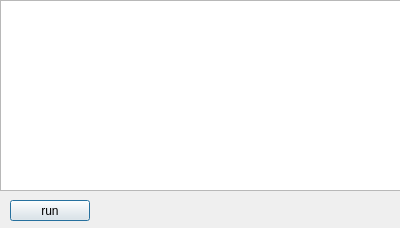
<?xml version="1.0" encoding="UTF-8"?>
<ui version="4.0">
 <class>startprog</class>
 <widget class="QDialog" name="startprog">
  <property name="geometry">
   <rect>
    <x>0</x>
    <y>0</y>
    <width>400</width>
    <height>228</height>
   </rect>
  </property>
  <property name="sizePolicy">
   <sizepolicy hsizetype="Fixed" vsizetype="Fixed">
    <horstretch>0</horstretch>
    <verstretch>0</verstretch>
   </sizepolicy>
  </property>
  <property name="windowTitle">
   <string>Dialog</string>
  </property>
  <widget class="QListWidget" name="progs_l">
   <property name="geometry">
    <rect>
     <x>0</x>
     <y>0</y>
     <width>401</width>
     <height>191</height>
    </rect>
   </property>
  </widget>
  <widget class="QPushButton" name="run_b">
   <property name="geometry">
    <rect>
     <x>10</x>
     <y>200</y>
     <width>80</width>
     <height>21</height>
    </rect>
   </property>
   <property name="text">
    <string>run</string>
   </property>
  </widget>
 </widget>
 <resources/>
 <connections/>
</ui>
